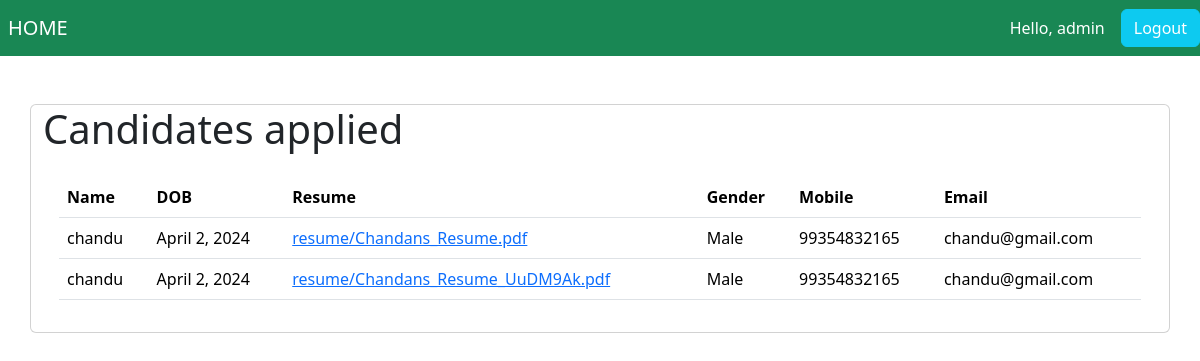
Page /candidate/ (signed in) on the committed database.
### app/models.py (models this page shows, shortened)
class Candidates(models.Model):
    category=(
        ('Male','male'),
        ('Female','female'),
        ('Other','other'),
    )
    name=models.CharField(max_length=200,null=True)
    dob=models.DateField(null=True)
    gender= models.CharField(max_length=200,null=True,choices=category)
    mobile= models.CharField(max_length=200,null=True)
    email= models.CharField(max_length=200,null=True)
    resume=models.FileField(upload_to='resume/',null=True)
    company=models.ForeignKey(Company, on_delete=models.CASCADE)

### app/views.py (the view)
# urls.py: path("candidate/",candidate,name='candidate'),
def candidate(request):
    if request.user.is_authenticated:
        candidates=Candidates.objects.all()
        return render(request,'hr.html',{'candidates':candidates})
    else:
        return redirect('home')

### app/templates/Hr.html
{% extends 'main.html' %}
{% load static%}
{% block content %}
<div class="container card">
    <h1>Candidates applied</h1>
    <div class="card-body">
        <table class="table table-hover">
            <tr>
                <th>Name</th>
                <th>DOB</th>
                <th>Resume</th>
                <th>Gender</th>
                <th>Mobile</th>
                <th>Email</th>
            </tr>
            {% for c in candidates %}
                <tr>
                    <td>{{c.name}}</td>
                    <td>{{c.dob}}</td>
                    {% if c.resume %}
                    <td><a href='{{c.resume.url}}' download >{{c.resume}}</td></a></td>
                    {% else %}
                    <td>Not submitted</td>
                    {% endif %}
                    <td>{{c.gender}}</td>
                    <td>{{c.mobile}}</td>
                    <td>{{c.email}}</td>
                </tr>
            {% endfor %}
        </table>
    </div>
</div>
{% endblock %}

### app/templates/navbar.html (shortened to what this page needs)
<head>
  </head>
  <nav class="navbar navbar-expand-lg navbar-dark bg-success">
      <a class="navbar-brand mx-2" href="{% url 'home' %}"> HOME </a>
      {% if request.user.is_authenticated %}
      <span class="user mx-3">Hello, {{request.user}}</span>
      <span ><a  class="user btn btn-info" href ="{% url 'logout' %}"> Logout</a></span>
      {% else %}
          <span ><a class="user mx-4  " href="{% url 'login' %}"> Login </a></span>
          <span ><a class="user mx-3"  href="{% url 'register' %}"> Register </a></span>
      {% endif  %}
    </nav>

### app/templates/navbar.html (style rules this page uses)
.user { color:white; text-decoration: none; }

### rows in the picture
Candidates: name "chandu", dob "April 2, 2024", resume "resume/Chandans_Resume.pdf", gender "Male", mobile "99354832165", email "chandu@gmail.com"
Candidates: name "chandu", dob "April 2, 2024", resume "resume/Chandans_Resume_UuDM9Ak.pdf", gender "Male", mobile "99354832165", email "chandu@gmail.com"

### other values in the picture
{{ request.user }} "admin"
